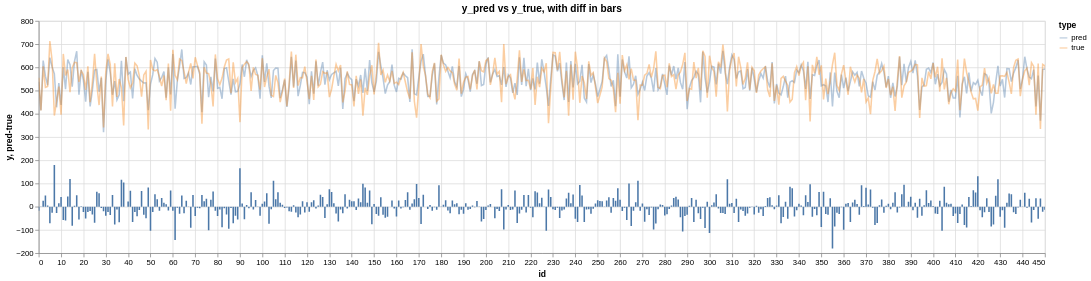

Notebook code cell kept with this figure:
### Code cell
# line plot of y_pred and y_true
plot_line = alt.Chart(df_viz_melt).mark_line(opacity=0.4).encode(
    x='id',
    y='y',
    color='type'
)

# bar plot of diff between pred and true
plot_bar = alt.Chart(df_viz).mark_bar(width=2).encode(
    x=alt.X('id', scale=alt.Scale(domain=(10, 400))),
#     x='id',
    y='pred-true'
)

# aggregated plot
(plot_line + plot_bar).properties(
    width=1300,
    height=300,
    title="y_pred vs y_true, with diff in bars"
).interactive()

### Figure 1 — Vega-Lite specification as saved in the notebook (floating-point values rounded to 4 significant figures; data arrays with more than 128 entries replaced by an {"elided": "..."} marker saying what was removed)
{"$schema": "https://vega.github.io/schema/vega-lite/v5.20.1.json", "config": {"view": {"continuousHeight": 300, "continuousWidth": 300}}, "datasets": {"data-607ef3250248e610116c49e38c65a6cf": {"elided": "2656 records"}, "data-781db73d02256cb6680ef89a3dce076c": {"elided": "1328 records"}}, "height": 300, "layer": [{"data": {"name": "data-607ef3250248e610116c49e38c65a6cf"}, "encoding": {"color": {"field": "type", "type": "nominal"}, "x": {"field": "id", "type": "quantitative"}, "y": {"field": "y", "type": "quantitative"}}, "mark": {"opacity": 0.4, "type": "line"}, "name": "view_2"}, {"data": {"name": "data-781db73d02256cb6680ef89a3dce076c"}, "encoding": {"x": {"field": "id", "scale": {"domain": [10, 400]}, "type": "quantitative"}, "y": {"field": "pred-true", "type": "quantitative"}}, "mark": {"type": "bar", "width": 2}}], "params": [{"bind": "scales", "name": "param_2", "select": {"encodings": ["x", "y"], "type": "interval"}, "views": ["view_2"]}], "title": "y_pred vs y_true, with diff in bars", "width": 1300}
